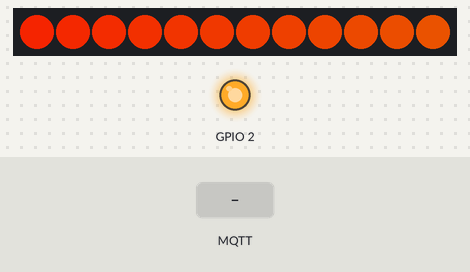
Recording of a sketch running on a simulated ESP8266 (NodeMCU). Shown: 12 RGB LEDs in strip order, left to right, output pins drawn as LEDs (lit = HIGH, except the on-board LED, lit = LOW). Inputs (shaded band) come from the test bench. Dim RGB values are drawn brighter than linear; WiFi joins after 1.5 s; servers stay silent unless stated; random numbers use the default seed unless the sketch sets one; no MQTT or app messages arrive unless stated; what the sketch prints to the serial monitor is not drawn.

Above: at 2.7 s.
2.8 s: MQTT message "kperch/feeds/twitter" arrives on the second subscribed topic
At 3.2 s:
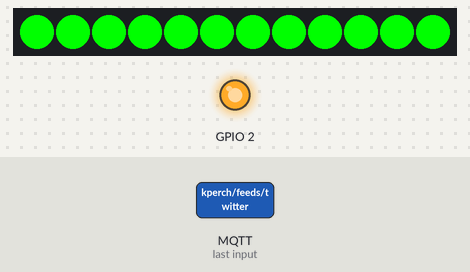
At 3.7 s:
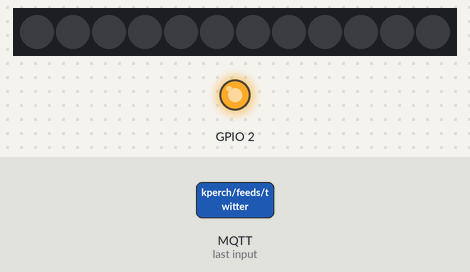
5.8 s: MQTT message "kperch/feeds/twitter" arrives on the first subscribed topic
8.8 s: MQTT message "1" arrives on the first subscribed topic
At 9.02 s:
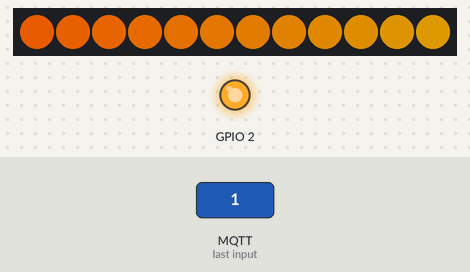

The sketch:

main.ino
```cpp
#include <PubSubClient.h>
#include <ESP8266WiFi.h>
#include <Adafruit_NeoPixel.h>

#define PIN 13

const char *mqtt_server = "192.168.1.107";
long lastMsg = 0;

WiFiClient espClient;
PubSubClient client(espClient);

Adafruit_NeoPixel strip = Adafruit_NeoPixel(12, PIN, NEO_GRB + NEO_KHZ800);

void reconnect()
{
  // Loop until we're reconnected
  while (!client.connected())
  {
    Serial.print("Attempting MQTT connection...");
    // Create a random client ID
    String clientId = "ESP8266Client-";
    clientId += String(random(0xffff), HEX);
    // Attempt to connect
    if (client.connect(clientId.c_str()))
    {
      Serial.println("connected");
      /* Add all subs here */
      client.subscribe("LED");
      client.subscribe("kperch/feeds/twitter");
    }
    else
    {
      Serial.print("failed, rc=");
      Serial.print(client.state());
      Serial.println(", trying again in 5 seconds");
      // Wait 5 seconds before retrying
      delay(5000);
    }
  }
}

void flash(uint16_t red, uint16_t green, uint16_t blue)
{
  uint16_t i, j;
  for (j = 0; j < 5; j++)
  {
    for (i = 0; i < strip.numPixels(); i++)
    {
      strip.setPixelColor(i, strip.Color(red, green, blue));
    }
    strip.show();
    delay(500);
    for (i = 0; i < strip.numPixels(); i++)
    {
      strip.setPixelColor(i, strip.Color(0, 0, 0));
    }
    strip.show();
    delay(500);
  }
}

void callback(char *topic, byte *payload, unsigned int length)
{
  Serial.print("Message arrived with topic ");
  Serial.print(topic);
  Serial.print(" : ");
  for (int i = 0; i < length; i++)
  {
    Serial.print((char)payload[i]);
  }
  Serial.println();

  if (strcmp(topic, "kperch/feeds/twitter") == 0)
  {
    Serial.println("Tweet!");
    flash(0, 255, 0);
  }
}

void setup()
{
  pinMode(BUILTIN_LED, OUTPUT);
  Serial.begin(115200);
  Serial.println();

  WiFi.begin("Megaton", "Thepowerofatom!");

  Serial.print("Connecting");
  while (WiFi.status() != WL_CONNECTED)
  {
    delay(500);
    Serial.print(".");
  }
  Serial.println();

  Serial.print("Connected, IP address: ");
  Serial.println(WiFi.localIP());

  client.setServer(mqtt_server, 1883);
  client.setCallback(callback);
  strip.begin();
  strip.show(); // Initialize all pixels to 'off'
}

uint16_t j = 0;

void loop()
{
  if (!client.connected())
  {
    reconnect();
  }
  client.loop();

  rainbow();

  long now = millis();
  if (now - lastMsg > 5000)
  {
    lastMsg = now;
    // place timed events and stuff here!
  }
  delay(100);
}

void rainbow()
{
  uint16_t i;
  if (j > 255)
  {
    j = 0;
  }
  for (i = 0; i < strip.numPixels(); i++)
  {
    strip.setPixelColor(i, Wheel((i + j) & 255));
  }
  strip.show();
  j++;
}

// Input a value 0 to 255 to get a color value.
// The colours are a transition r - g - b - back to r.
uint32_t Wheel(byte WheelPos)
{
  WheelPos = 255 - WheelPos;
  if (WheelPos < 85)
  {
    return strip.Color(255 - WheelPos * 3, 0, WheelPos * 3);
  }
  if (WheelPos < 170)
  {
    WheelPos -= 85;
    return strip.Color(0, WheelPos * 3, 255 - WheelPos * 3);
  }
  WheelPos -= 170;
  return strip.Color(WheelPos * 3, 255 - WheelPos * 3, 0);
}
```

Measured:
- what the display in image 1 shows lasts 0.5 s, from 2.9 s to 3.4 s
